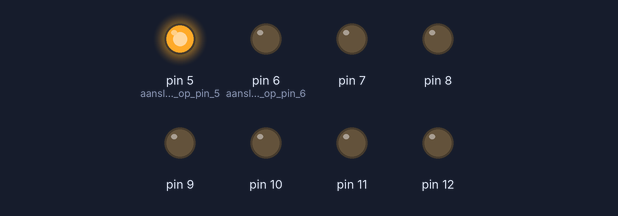
Bench run of a sketch on a simulated Arduino Uno, built with avr-gcc and run on an emulated ATmega328P. Shown: output pins drawn as LEDs (lit = HIGH).

Above: at 0.05 s.
At 0.45 s:
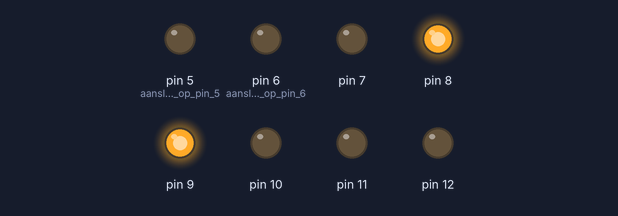
At 0.85 s:
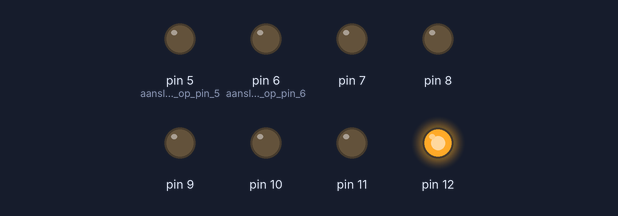
At 1.75 s:
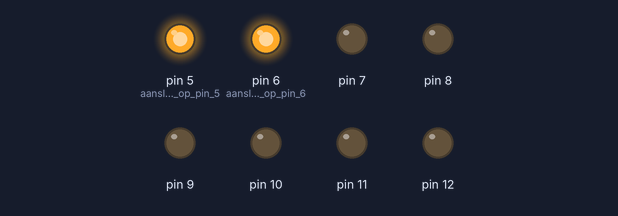
At 2.65 s:
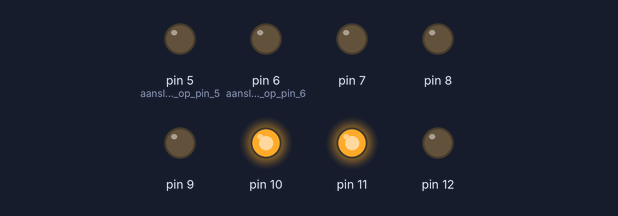
At 3.55 s:
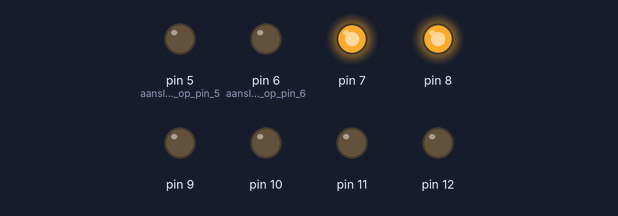
Timing chart, 0 to 3.9 s (numbered marks = the images above):
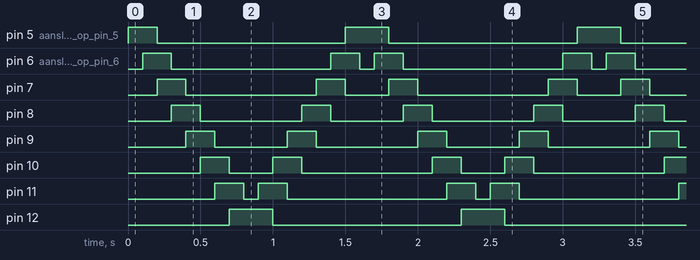

The sketch:

Opdracht_1.ino
```cpp
void setup() {
  pinMode(5, OUTPUT); // aansluiting op pin 5
  pinMode(6, OUTPUT); // aansluiting op pin 6
  pinMode(7, OUTPUT);
  pinMode(8, OUTPUT);
  pinMode(9, OUTPUT);
  pinMode(10, OUTPUT);
  pinMode(11, OUTPUT);
  pinMode(12, OUTPUT);
}

void loop() {
  for(int i = 5; i <= 12; i++) {  // Loopje door pin 5 t/m 12
    digitalWrite(i, HIGH);        // Lampje fel aan
    delay(100);                   // 100ms delay
    digitalWrite(i - 1, LOW);     //
  }

  for(int i = 12; i >= 5; i--) {  //
    digitalWrite(i, HIGH);        //
    delay(100);                   //
    digitalWrite(i + 1, LOW);     //
  }
}
```

Measured:
- by itself, pin 5 (aansluiting_op_pin_5): repeats every 1.6 s: LOW 1.3 s, HIGH 0.30 s
- by itself, pin 6 (aansluiting_op_pin_6): repeats every 1.6 s: LOW 1.1 s, HIGH 0.20 s, LOW 0.10 s, HIGH 0.20 s
- by itself, pin 7: repeats every 1.6 s: LOW 0.90 s, HIGH 0.20 s, LOW 0.30 s, HIGH 0.20 s
- by itself, pin 8: repeats every 1.6 s: LOW 0.70 s, HIGH 0.20 s, LOW 0.50 s, HIGH 0.20 s
- by itself, pin 9: repeats every 1.6 s: LOW 0.50 s, HIGH 0.20 s, LOW 0.70 s, HIGH 0.20 s
- by itself, pin 10: repeats every 1.6 s: LOW 0.30 s, HIGH 0.20 s, LOW 0.90 s, HIGH 0.20 s
- by itself, pin 11: repeats every 1.6 s: LOW 0.10 s, HIGH 0.20 s, LOW 1.1 s, HIGH 0.20 s
- by itself, pin 12: alternates HIGH for 0.30 s and LOW for 1.3 s
